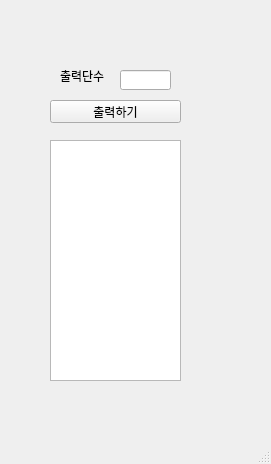
<?xml version="1.0" encoding="UTF-8"?>
<ui version="4.0">
 <class>MainWindow</class>
 <widget class="QMainWindow" name="MainWindow">
  <property name="geometry">
   <rect>
    <x>0</x>
    <y>0</y>
    <width>271</width>
    <height>464</height>
   </rect>
  </property>
  <property name="windowTitle">
   <string>MainWindow</string>
  </property>
  <widget class="QWidget" name="centralwidget">
   <widget class="QLabel" name="lbl">
    <property name="geometry">
     <rect>
      <x>60</x>
      <y>70</y>
      <width>56</width>
      <height>12</height>
     </rect>
    </property>
    <property name="text">
     <string>출력단수</string>
    </property>
   </widget>
   <widget class="QLineEdit" name="le">
    <property name="geometry">
     <rect>
      <x>120</x>
      <y>70</y>
      <width>51</width>
      <height>20</height>
     </rect>
    </property>
   </widget>
   <widget class="QPushButton" name="pb">
    <property name="geometry">
     <rect>
      <x>50</x>
      <y>100</y>
      <width>131</width>
      <height>23</height>
     </rect>
    </property>
    <property name="text">
     <string>출력하기</string>
    </property>
   </widget>
   <widget class="QTextEdit" name="te">
    <property name="geometry">
     <rect>
      <x>50</x>
      <y>140</y>
      <width>131</width>
      <height>241</height>
     </rect>
    </property>
   </widget>
  </widget>
  <widget class="QMenuBar" name="menubar">
   <property name="geometry">
    <rect>
     <x>0</x>
     <y>0</y>
     <width>271</width>
     <height>21</height>
    </rect>
   </property>
  </widget>
  <widget class="QStatusBar" name="statusbar"/>
 </widget>
 <resources/>
 <connections/>
</ui>
